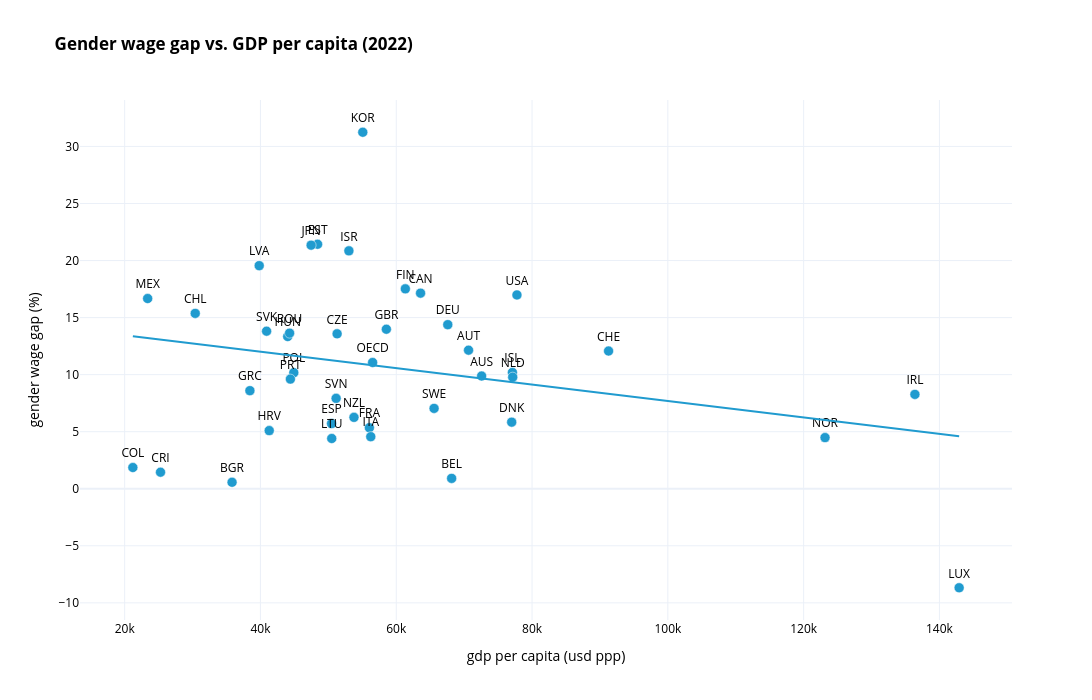

This figure's notebook cell:
### Markdown cell above
# Data visualisation

### Code cell
#| label: plot-gender-wage-gap-vs-gdppop
df_2022 = DATA[
    (DATA.TIME_PERIOD == 2022) &
    (DATA.PROD_MEASURE == 'GDPPOP') &
    (DATA.PROD_UNIT == 'USD_PPP_PS') &
    (DATA.PRICE_BASE == 'V')
    ]

fig = px.scatter(
    df_2022,
    x="PROD_VALUE",
    y="GENDER_WAGE_GAP",
    text="REF_AREA",
    trendline="ols",
    title="Gender wage gap vs. GDP per capita (2022)",
    labels={
        "PROD_VALUE": "gdp per capita (usd ppp)",
        "GENDER_WAGE_GAP": "gender wage gap (%)"
    },
    template="plotly_white",
)

fig.update_traces(
    textposition="top center",
    marker=dict(size=10,
                color="#209BCF",
                line=dict(width=0.5,
                          color='white')),
)

fig.update_layout(
    width=1200,
    height=700,
    font_color="black",
    title_font_weight="bold",
)

fig.show()

### Figure 1 — Plotly figure (JSON) as saved in the notebook; plotly's stock layout.template omitted (floating-point values rounded to 4 significant figures)
{"data": [{"hovertemplate": "gdp per capita (usd ppp)=%{x}<br>gender wage gap (%)=%{y}<br>REF_AREA=%{text}<extra></extra>", "legendgroup": "", "marker": {"color": "#209BCF", "line": {"color": "white", "width": 0.5}, "size": 10, "symbol": "circle"}, "mode": "markers+text", "name": "", "orientation": "v", "showlegend": false, "text": ["AUS", "AUT", "BEL", "CAN", "CHL", "COL", "CRI", "CZE", "DNK", "EST", "FIN", "FRA", "DEU", "GRC", "HUN", "ISL", "IRL", "ISR", "ITA", "JPN", "KOR", "LVA", "LTU", "LUX", "MEX", "NLD", "NZL", "NOR", "POL", "PRT", "SVK", "SVN", "ESP", "SWE", "CHE", "GBR", "USA", "OECD", "BGR", "HRV", "ROU"], "textposition": "top center", "type": "scatter", "x": [72580.0, 70650.0, 68160.0, 63580.0, 30390.0, 21210.0, 25280.0, 51290.0, 77000.0, 48410.0, 61340.0, 56040.0, 67590.0, 38440.0, 44010.0, 77110.0, 136400.0, 53030.0, 56250.0, 47460.0, 55070.0, 39820.0, 50500.0, 142900.0, 23390.0, 77150.0, 53770.0, 123200.0, 44910.0, 44410.0, 40900.0, 51140.0, 50470.0, 65570.0, 91270.0, 58540.0, 77780.0, 56520.0, 35820.0, 41290.0, 44290.0], "xaxis": "x", "y": [9.875, 12.14, 0.9069, 17.14, 15.37, 1.859, 1.449, 13.58, 5.837, 21.42, 17.52, 5.346, 14.38, 8.597, 13.34, 10.19, 8.269, 20.85, 4.563, 21.35, 31.24, 19.55, 4.402, -8.677, 16.67, 9.779, 6.256, 4.481, 10.17, 9.607, 13.81, 7.921, 5.707, 7.042, 12.07, 13.98, 16.98, 11.06, 0.5658, 5.096, 13.64], "yaxis": "y"}, {"hovertemplate": "<b>OLS trendline</b><br>GENDER_WAGE_GAP = -7.21282e-05 * PROD_VALUE + 14.9012<br>R<sup>2</sup>=0.069898<br><br>gdp per capita (usd ppp)=%{x}<br>gender wage gap (%)=%{y} <b>(trend)</b><extra></extra>", "legendgroup": "", "marker": {"color": "#209BCF", "line": {"color": "white", "width": 0.5}, "size": 10, "symbol": "circle"}, "mode": "lines", "name": "", "showlegend": false, "textposition": "top center", "type": "scatter", "x": [21210.0, 23390.0, 25280.0, 30390.0, 35820.0, 38440.0, 39820.0, 40900.0, 41290.0, 44010.0, 44290.0, 44410.0, 44910.0, 47460.0, 48410.0, 50470.0, 50500.0, 51140.0, 51290.0, 53030.0, 53770.0, 55070.0, 56040.0, 56250.0, 56520.0, 58540.0, 61340.0, 63580.0, 65570.0, 67590.0, 68160.0, 70650.0, 72580.0, 77000.0, 77110.0, 77150.0, 77780.0, 91270.0, 123200.0, 136400.0, 142900.0], "xaxis": "x", "y": [13.37, 13.21, 13.08, 12.71, 12.32, 12.13, 12.03, 11.95, 11.92, 11.73, 11.71, 11.7, 11.66, 11.48, 11.41, 11.26, 11.26, 11.21, 11.2, 11.08, 11.02, 10.93, 10.86, 10.84, 10.82, 10.68, 10.48, 10.32, 10.17, 10.03, 9.985, 9.805, 9.666, 9.347, 9.339, 9.336, 9.291, 8.318, 6.018, 5.064, 4.594], "yaxis": "y"}], "layout": {"font": {"color": "black"}, "height": 700, "legend": {"tracegroupgap": 0}, "title": {"font": {"weight": "bold"}, "text": "Gender wage gap vs. GDP per capita (2022)"}, "width": 1200, "xaxis": {"anchor": "y", "domain": [0, 1], "title": {"text": "gdp per capita (usd ppp)"}}, "yaxis": {"anchor": "x", "domain": [0, 1], "title": {"text": "gender wage gap (%)"}}}}
